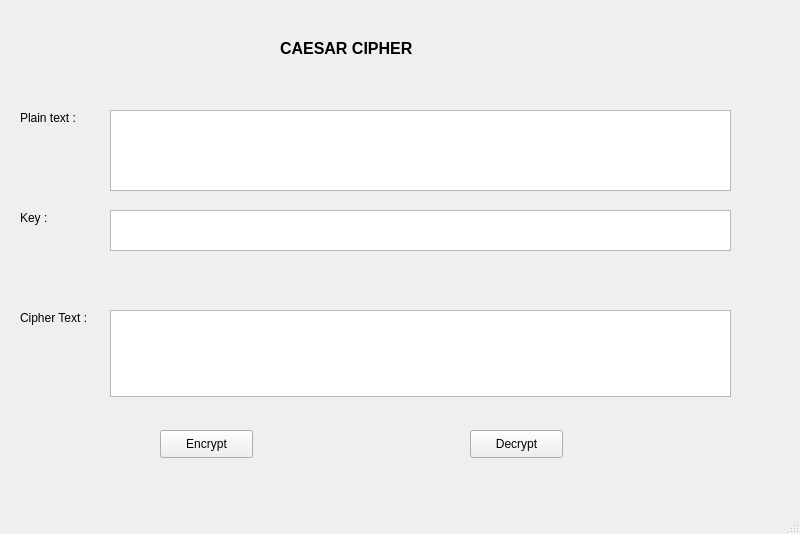
<?xml version="1.0" encoding="UTF-8"?>
<ui version="4.0">
 <class>MainWindow</class>
 <widget class="QMainWindow" name="MainWindow">
  <property name="geometry">
   <rect>
    <x>0</x>
    <y>0</y>
    <width>800</width>
    <height>534</height>
   </rect>
  </property>
  <property name="windowTitle">
   <string>MainWindow</string>
  </property>
  <widget class="QWidget" name="centralwidget">
   <widget class="QLabel" name="label">
    <property name="geometry">
     <rect>
      <x>280</x>
      <y>40</y>
      <width>181</width>
      <height>16</height>
     </rect>
    </property>
    <property name="font">
     <font>
      <family>Arial</family>
      <pointsize>12</pointsize>
      <weight>75</weight>
      <bold>true</bold>
     </font>
    </property>
    <property name="text">
     <string>CAESAR CIPHER</string>
    </property>
   </widget>
   <widget class="QLabel" name="label_2">
    <property name="geometry">
     <rect>
      <x>20</x>
      <y>110</y>
      <width>61</width>
      <height>16</height>
     </rect>
    </property>
    <property name="text">
     <string>Plain text :</string>
    </property>
   </widget>
   <widget class="QLabel" name="label_3">
    <property name="geometry">
     <rect>
      <x>20</x>
      <y>210</y>
      <width>55</width>
      <height>16</height>
     </rect>
    </property>
    <property name="text">
     <string>Key :</string>
    </property>
   </widget>
   <widget class="QLabel" name="label_4">
    <property name="geometry">
     <rect>
      <x>20</x>
      <y>310</y>
      <width>101</width>
      <height>16</height>
     </rect>
    </property>
    <property name="text">
     <string>Cipher Text :</string>
    </property>
   </widget>
   <widget class="QPushButton" name="pushButton">
    <property name="geometry">
     <rect>
      <x>160</x>
      <y>430</y>
      <width>93</width>
      <height>28</height>
     </rect>
    </property>
    <property name="text">
     <string>Encrypt</string>
    </property>
   </widget>
   <widget class="QPushButton" name="pushButton_2">
    <property name="geometry">
     <rect>
      <x>470</x>
      <y>430</y>
      <width>93</width>
      <height>28</height>
     </rect>
    </property>
    <property name="text">
     <string>Decrypt</string>
    </property>
   </widget>
   <widget class="QTextEdit" name="textEdit">
    <property name="geometry">
     <rect>
      <x>110</x>
      <y>110</y>
      <width>621</width>
      <height>81</height>
     </rect>
    </property>
   </widget>
   <widget class="QTextEdit" name="textEdit_2">
    <property name="geometry">
     <rect>
      <x>110</x>
      <y>210</y>
      <width>621</width>
      <height>41</height>
     </rect>
    </property>
   </widget>
   <widget class="QTextEdit" name="textEdit_3">
    <property name="geometry">
     <rect>
      <x>110</x>
      <y>310</y>
      <width>621</width>
      <height>87</height>
     </rect>
    </property>
   </widget>
  </widget>
  <widget class="QMenuBar" name="menubar">
   <property name="geometry">
    <rect>
     <x>0</x>
     <y>0</y>
     <width>800</width>
     <height>26</height>
    </rect>
   </property>
  </widget>
  <widget class="QStatusBar" name="statusbar"/>
 </widget>
 <resources/>
 <connections/>
</ui>
